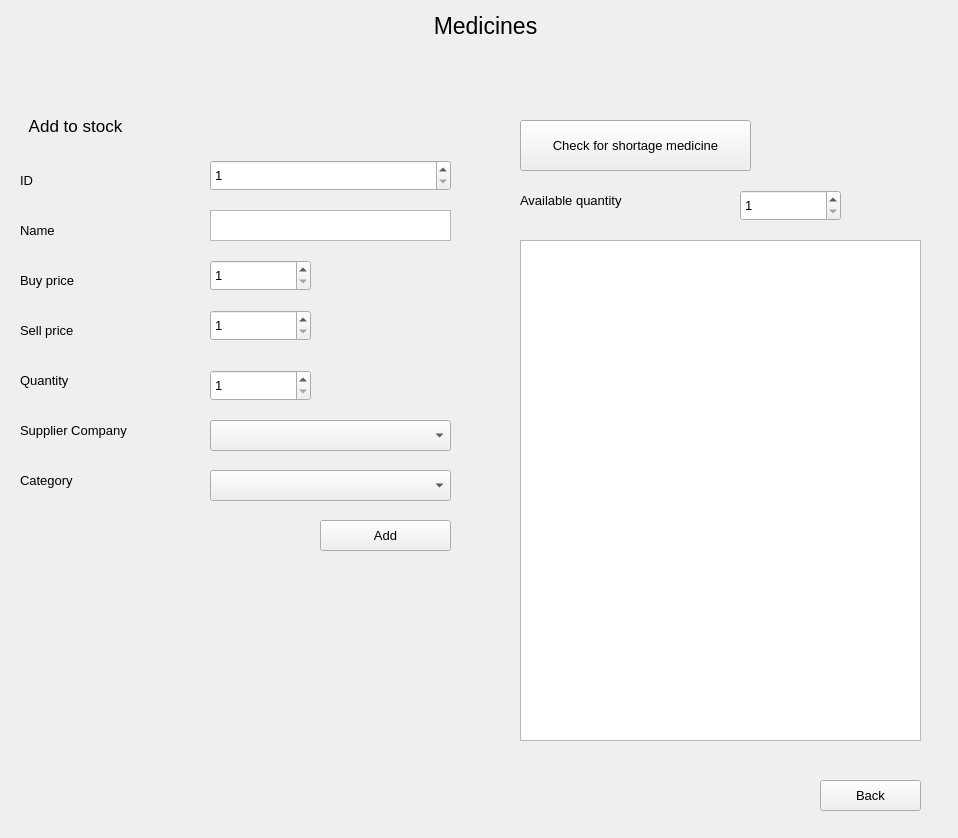
<?xml version="1.0" encoding="UTF-8"?>
<ui version="4.0">
 <class>add_medicine_window</class>
 <widget class="QWidget" name="add_medicine_window">
  <property name="geometry">
   <rect>
    <x>0</x>
    <y>0</y>
    <width>958</width>
    <height>838</height>
   </rect>
  </property>
  <property name="windowTitle">
   <string>Form</string>
  </property>
  <widget class="QPushButton" name="back">
   <property name="geometry">
    <rect>
     <x>820</x>
     <y>780</y>
     <width>101</width>
     <height>31</height>
    </rect>
   </property>
   <property name="font">
    <font>
     <pointsize>10</pointsize>
    </font>
   </property>
   <property name="text">
    <string>Back</string>
   </property>
  </widget>
  <widget class="QLabel" name="label">
   <property name="geometry">
    <rect>
     <x>20</x>
     <y>160</y>
     <width>101</width>
     <height>41</height>
    </rect>
   </property>
   <property name="font">
    <font>
     <pointsize>10</pointsize>
    </font>
   </property>
   <property name="text">
    <string>ID</string>
   </property>
  </widget>
  <widget class="QLabel" name="label_8">
   <property name="geometry">
    <rect>
     <x>20</x>
     <y>460</y>
     <width>201</width>
     <height>41</height>
    </rect>
   </property>
   <property name="font">
    <font>
     <pointsize>10</pointsize>
    </font>
   </property>
   <property name="text">
    <string>Category</string>
   </property>
  </widget>
  <widget class="QLabel" name="label_7">
   <property name="geometry">
    <rect>
     <x>20</x>
     <y>410</y>
     <width>201</width>
     <height>41</height>
    </rect>
   </property>
   <property name="font">
    <font>
     <pointsize>10</pointsize>
    </font>
   </property>
   <property name="text">
    <string>Supplier Company</string>
   </property>
  </widget>
  <widget class="QSpinBox" name="md_sell_price">
   <property name="geometry">
    <rect>
     <x>210</x>
     <y>310</y>
     <width>101</width>
     <height>31</height>
    </rect>
   </property>
   <property name="font">
    <font>
     <pointsize>10</pointsize>
    </font>
   </property>
   <property name="minimum">
    <number>1</number>
   </property>
   <property name="maximum">
    <number>200</number>
   </property>
  </widget>
  <widget class="QLabel" name="label_2">
   <property name="geometry">
    <rect>
     <x>20</x>
     <y>210</y>
     <width>101</width>
     <height>41</height>
    </rect>
   </property>
   <property name="font">
    <font>
     <pointsize>10</pointsize>
    </font>
   </property>
   <property name="text">
    <string>Name</string>
   </property>
  </widget>
  <widget class="QLabel" name="label_6">
   <property name="geometry">
    <rect>
     <x>320</x>
     <y>0</y>
     <width>331</width>
     <height>51</height>
    </rect>
   </property>
   <property name="font">
    <font>
     <pointsize>17</pointsize>
    </font>
   </property>
   <property name="text">
    <string>Medicines</string>
   </property>
   <property name="alignment">
    <set>Qt::AlignCenter</set>
   </property>
  </widget>
  <widget class="QLabel" name="label_4">
   <property name="geometry">
    <rect>
     <x>20</x>
     <y>310</y>
     <width>101</width>
     <height>41</height>
    </rect>
   </property>
   <property name="font">
    <font>
     <pointsize>10</pointsize>
    </font>
   </property>
   <property name="text">
    <string>Sell price</string>
   </property>
  </widget>
  <widget class="QComboBox" name="md_category">
   <property name="geometry">
    <rect>
     <x>210</x>
     <y>470</y>
     <width>241</width>
     <height>31</height>
    </rect>
   </property>
   <property name="font">
    <font>
     <pointsize>10</pointsize>
    </font>
   </property>
  </widget>
  <widget class="QSpinBox" name="md_id">
   <property name="geometry">
    <rect>
     <x>210</x>
     <y>160</y>
     <width>241</width>
     <height>31</height>
    </rect>
   </property>
   <property name="font">
    <font>
     <pointsize>10</pointsize>
    </font>
   </property>
   <property name="minimum">
    <number>1</number>
   </property>
   <property name="maximum">
    <number>200</number>
   </property>
  </widget>
  <widget class="QLabel" name="label_5">
   <property name="geometry">
    <rect>
     <x>20</x>
     <y>360</y>
     <width>101</width>
     <height>41</height>
    </rect>
   </property>
   <property name="font">
    <font>
     <pointsize>10</pointsize>
    </font>
   </property>
   <property name="text">
    <string>Quantity</string>
   </property>
  </widget>
  <widget class="QTextEdit" name="md_name">
   <property name="geometry">
    <rect>
     <x>210</x>
     <y>210</y>
     <width>241</width>
     <height>31</height>
    </rect>
   </property>
   <property name="font">
    <font>
     <pointsize>10</pointsize>
    </font>
   </property>
  </widget>
  <widget class="QLabel" name="label_10">
   <property name="geometry">
    <rect>
     <x>520</x>
     <y>180</y>
     <width>191</width>
     <height>41</height>
    </rect>
   </property>
   <property name="font">
    <font>
     <pointsize>10</pointsize>
    </font>
   </property>
   <property name="text">
    <string>Available quantity</string>
   </property>
  </widget>
  <widget class="QPushButton" name="pushButton">
   <property name="geometry">
    <rect>
     <x>320</x>
     <y>520</y>
     <width>131</width>
     <height>31</height>
    </rect>
   </property>
   <property name="font">
    <font>
     <pointsize>10</pointsize>
    </font>
   </property>
   <property name="text">
    <string>Add</string>
   </property>
  </widget>
  <widget class="QPushButton" name="check_shortage">
   <property name="geometry">
    <rect>
     <x>520</x>
     <y>120</y>
     <width>231</width>
     <height>51</height>
    </rect>
   </property>
   <property name="font">
    <font>
     <pointsize>10</pointsize>
    </font>
   </property>
   <property name="text">
    <string>Check for shortage medicine</string>
   </property>
  </widget>
  <widget class="QSpinBox" name="max_quantity">
   <property name="geometry">
    <rect>
     <x>740</x>
     <y>190</y>
     <width>101</width>
     <height>31</height>
    </rect>
   </property>
   <property name="font">
    <font>
     <pointsize>10</pointsize>
    </font>
   </property>
   <property name="minimum">
    <number>1</number>
   </property>
   <property name="maximum">
    <number>200</number>
   </property>
  </widget>
  <widget class="QTableWidget" name="shortage_table">
   <property name="geometry">
    <rect>
     <x>520</x>
     <y>240</y>
     <width>401</width>
     <height>501</height>
    </rect>
   </property>
  </widget>
  <widget class="QSpinBox" name="md_buy_price">
   <property name="geometry">
    <rect>
     <x>210</x>
     <y>260</y>
     <width>101</width>
     <height>31</height>
    </rect>
   </property>
   <property name="font">
    <font>
     <pointsize>10</pointsize>
    </font>
   </property>
   <property name="minimum">
    <number>1</number>
   </property>
   <property name="maximum">
    <number>200</number>
   </property>
  </widget>
  <widget class="QLabel" name="label_3">
   <property name="geometry">
    <rect>
     <x>20</x>
     <y>260</y>
     <width>101</width>
     <height>41</height>
    </rect>
   </property>
   <property name="font">
    <font>
     <pointsize>10</pointsize>
    </font>
   </property>
   <property name="text">
    <string>Buy price</string>
   </property>
  </widget>
  <widget class="QLabel" name="label_9">
   <property name="geometry">
    <rect>
     <x>0</x>
     <y>100</y>
     <width>151</width>
     <height>51</height>
    </rect>
   </property>
   <property name="font">
    <font>
     <pointsize>13</pointsize>
    </font>
   </property>
   <property name="text">
    <string>Add to stock</string>
   </property>
   <property name="alignment">
    <set>Qt::AlignCenter</set>
   </property>
  </widget>
  <widget class="QSpinBox" name="md_quantity">
   <property name="geometry">
    <rect>
     <x>210</x>
     <y>370</y>
     <width>101</width>
     <height>31</height>
    </rect>
   </property>
   <property name="font">
    <font>
     <pointsize>10</pointsize>
    </font>
   </property>
   <property name="minimum">
    <number>1</number>
   </property>
   <property name="maximum">
    <number>200</number>
   </property>
  </widget>
  <widget class="QComboBox" name="md_suppliers">
   <property name="geometry">
    <rect>
     <x>210</x>
     <y>420</y>
     <width>241</width>
     <height>31</height>
    </rect>
   </property>
   <property name="font">
    <font>
     <pointsize>10</pointsize>
    </font>
   </property>
  </widget>
 </widget>
 <resources/>
 <connections/>
</ui>
